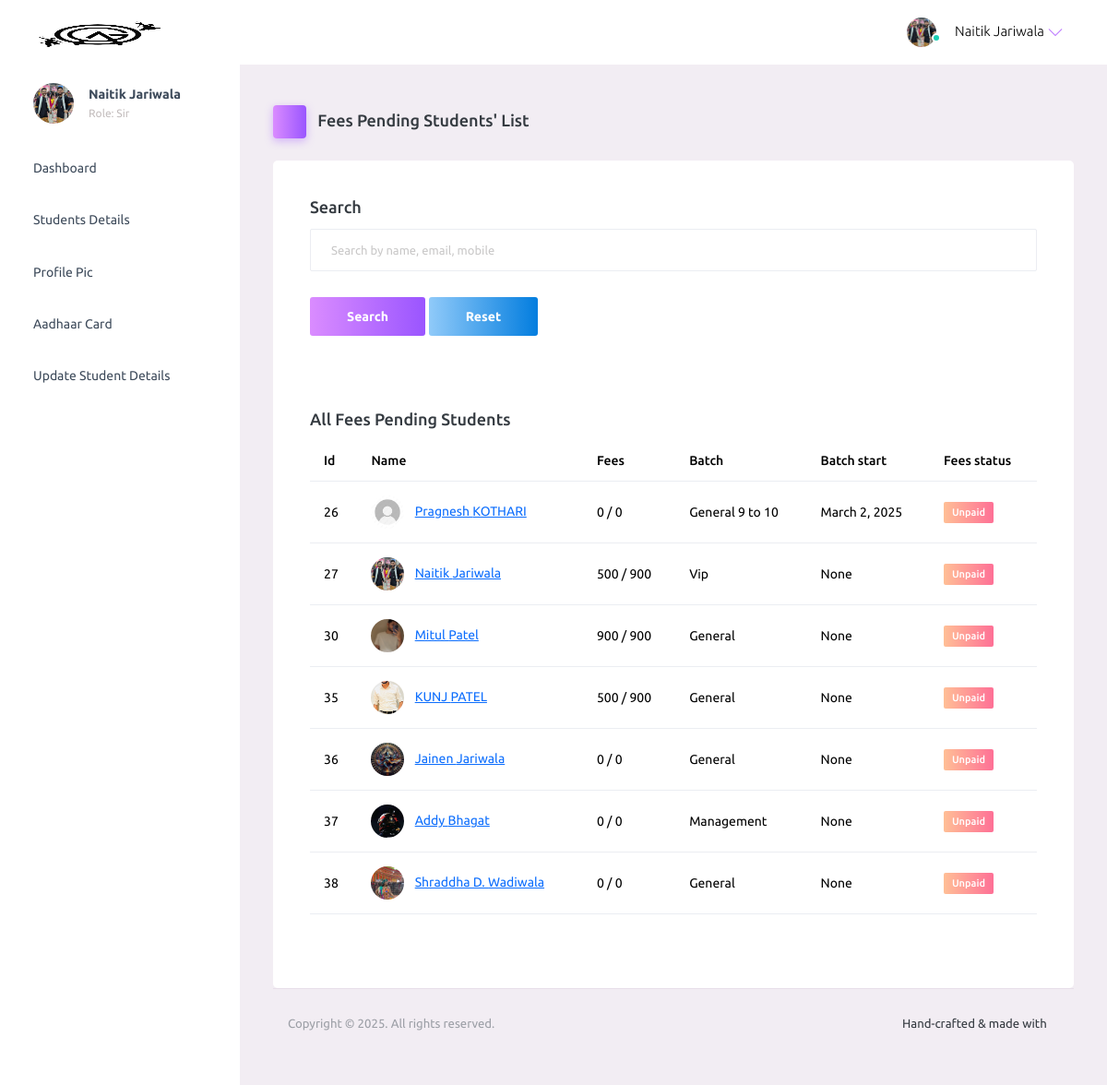
The page /mentor/fees_unpaid_list/ (signed in) on the database its author committed.
### student/models.py (models this page shows, shortened)
class Student(models.Model):
    doc_choice = (
        ('Owner','Owner'),
        ('Sir','Sir'),
        ('Student','Student'),
    )
    first_name = models.CharField(max_length=30)
    last_name = models.CharField(max_length=30)
    birth_date = models.DateField(blank=True, null=True)
    email = models.EmailField(unique=True)
    mobile = models.CharField(max_length=10)
    parent_mobile = models.CharField(max_length=10)
    role = models.CharField(max_length=10, choices=doc_choice, default='Student')
    address = models.TextField()
    password = models.CharField(max_length=30)
    password_reset = models.BooleanField(default=False)
    verified = models.BooleanField(default=False)
    aadhar = models.CharField(max_length=12)
    aadhar_verified = models.BooleanField(default=False)
    aadhar_verified_by = models.CharField(max_length=30,blank=True,null=True)
    profile_qr = models.FileField(upload_to='profile_qr/',default='default/qr.png')
    profile_image = models.FileField(upload_to='profile/', default='default/profile.jpg')
    profile_image_verified = models.BooleanField(default=False)
    fees_amount = models.IntegerField(default=0)
    fees_paid = models.IntegerField(default=0)
    fees_status = models.BooleanField(default=False)
    fees_marker = models.CharField(max_length=30,blank=True,null=True)
    batch_name = models.CharField(max_length=30, blank=True, null=True, default='General')
    batch_start_date = models.DateField(blank=True, null=True)
    batch_end_date = models.DateField(blank=True, null=True)
    created_at = models.DateTimeField(auto_now_add=True)

### mentor/views.py (the view, shortened to what this page needs)
# urls.py: path('fees_unpaid_list/', views.fees_unpaid_list, name='fees_unpaid_list'),
def fees_unpaid_list(request):
    try:
        student = Student.objects.get(email=request.session['email'])
        if student.role == 'Student':
            return render(request, 'login.html', {'msg': 'You are not authorized to access this page'})
        students = Student.objects.filter(fees_status=False)
        return render(request, 'fees_unpaid_list.html', {'students': students, 'student': student})
    except:
        return render(request, 'login.html')

### mentor/templates/fees_unpaid_list.html (shortened to what this page needs)
{% extends 'header.html' %}
{% load static %}
{% block content %}
<div class="main-panel">
  <div class="content-wrapper">
    <div class="page-header">
      <h3 class="page-title">
        <span class="page-title-icon bg-gradient-primary text-white me-2">
          <i class="mdi mdi-home"></i>
        </span> Fees Pending Students' List
      </h3>
    </div>
    <div class="row">
      <div class="col-12 grid-margin">
        <div class="card">
          <div class="card-body">
            <h4 class="card-title">Search</h4>
            <form method="POST" action="{% url 'fees_unpaid_list' %}">
              <div class="form-group">
                <input type="text" class="form-control" id="search" name="search" placeholder="Search by name, email, mobile">
              </div>
              <button type="submit" class="btn btn-gradient-primary mr-2">Search</button>
              <a href="{% url 'fees_unpaid_list' %}" class="btn btn-gradient-info">Reset</a>
            </form>
          </div>
    <div class="row">
      <div class="col-12 grid-margin">
        <div class="card">
          <div class="card-body">
            {% if msg %}
            <h4 class="card-title">{{msg}}</h4>
            <h4 class="card-title">Total "<span style="color: rgb(78, 133, 216);">{{students.count}}</span>" results found</h4>
            {% else %}
            <h4 class="card-title">All Fees Pending Students</h4>
            {% endif %}
            <div class="table-responsive">
              <table class="table">
                <thead>
                  <tr>
                    <th> Id </th>
                    <th> Name </th>
                    <th> Fees </th>
                    <th> Batch </th>
                    <th> Batch start </th>
                    <th> Fees status </th>
                  </tr>
                </thead>
                <tbody>
                  {% for one in students %}
                  <tr>
                    <td>{{one.id}}</td>
                    <td>
                      <img src="{{one.profile_image.url}}" style="object-fit: cover;" class="me-2" alt="image"> <a href="{% url 'update_fees_details' one.id %}">{{one.first_name}} {{one.last_name}}</a>
                    </td>
                    <td> {{one.fees_paid}} / {{one.fees_amount}} </td>
                    <td> {{one.batch_name}} </td>
                    <td>{{one.batch_start_date}}</td>
                    <td>
                      {% if one.fees_status %}
                      <label class="badge badge-gradient-success">Paid</label>
                      {% else %}
                      <label class="badge badge-gradient-danger">Unpaid</label>
                      {% endif %}
                    </td>
                  </tr>
                  {% endfor %}
                </tbody>
              </table>
            </div>
          </div>
        </div>
      </div>
    </div>
  </div>
  <footer class="footer">
    <div class="d-sm-flex justify-content-center justify-content-sm-between">
      <span class="text-muted text-center text-sm-left d-block d-sm-inline-block">Copyright © 2025. All rights reserved.</span>
      <span class="float-none float-sm-right d-block mt-1 mt-sm-0 text-center">Hand-crafted & made with <i class="mdi mdi-heart text-danger"></i></span>
    </div>
  </footer>
</div>
{% endblock %}

### mentor/templates/header.html (shortened to what this page needs)
{% load static %}
<!DOCTYPE html>
<html lang="en">
  <head>
    <link rel="stylesheet" href="{% static 'assets/vendors/mdi/css/materialdesignicons.min.css' %}">
    <link rel="stylesheet" href="{% static 'assets/vendors/ti-icons/css/themify-icons.css' %}">
    <link rel="stylesheet" href="{% static 'assets/vendors/css/vendor.bundle.base.css' %}">
    <link rel="stylesheet" href="{% static 'assets/vendors/font-awesome/css/font-awesome.min.css' %}">
    <link rel="stylesheet" href="{% static 'assets/vendors/font-awesome/css/font-awesome.min.css' %}" />
    <link rel="stylesheet" href="{% static 'assets/vendors/bootstrap-datepicker/bootstrap-datepicker.min.css' %}">
    <link rel="stylesheet" href="{% static 'assets/css/style.css' %}">
  </head>
  <body>
    {% if student.role == "Sir" or student.role == "Owner" %}
    <div class="container-scroller">
      <nav class="navbar default-layout-navbar col-lg-12 col-12 p-0 fixed-top d-flex flex-row">
        <div class="text-center navbar-brand-wrapper d-flex align-items-center justify-content-center" style="object-fit: cover; overflow: hidden; ">
          <a class="navbar-brand brand-logo" href="{% url 'mentor-index' %}"><img src="{% static 'assets/images/logo.png' %}" alt="logo"  /></a>
        </div>
        <div class="navbar-menu-wrapper d-flex align-items-stretch">
          <button class="navbar-toggler navbar-toggler align-self-center" type="button" data-toggle="minimize">
            <span class="mdi mdi-menu"></span>
          </button>
          <ul class="navbar-nav navbar-nav-right">
            <li class="nav-item nav-profile dropdown">
              <a class="nav-link dropdown-toggle" id="profileDropdown" href="#" data-bs-toggle="dropdown" aria-expanded="false">
                <div class="nav-profile-img">
                  <img src="{{student.profile_image.url}}" style="object-fit: cover;" alt="image">
                  <span class="availability-status online"></span>
                </div>
                <div class="nav-profile-text">
                  <p class="mb-1 text-black">{{student.first_name}} {{student.last_name}}</p>
                </div>
              </a>
            </li>
          </ul>
        </div>
      </nav>
      <div class="container-fluid page-body-wrapper">
        <nav class="sidebar sidebar-offcanvas" id="sidebar">
          <ul class="nav">
            <li class="nav-item nav-profile">
              <a href="#" class="nav-link">
                <div class="nav-profile-image">
                  <img src="{{student.profile_image.url}}" style="object-fit: cover;" alt="profile" />
                </div>
                <div class="nav-profile-text d-flex flex-column">
                  <span class="font-weight-bold mb-2">{{student.first_name}} {{student.last_name}}</span>
                  <span class="text-secondary text-small">Role: {{student.role}}</span>
                </div>
                <i class="mdi mdi-bookmark-check text-success nav-profile-badge"></i>
              </a>
            </li>
            <li class="nav-item">
              <a class="nav-link" href="{% url 'mentor-index' %}">
                <span class="menu-title">Dashboard</span>
                <i class="mdi mdi-home menu-icon"></i>
              </a>
            </li>
            <li class="nav-item">
              <a class="nav-link" data-bs-toggle="collapse" href="#ui-basic" aria-expanded="false" aria-controls="ui-basic">
                <span class="menu-title">Students Details</span>
                <i class="menu-arrow"></i>
                <i class="mdi mdi-contacts menu-icon"></i>
              </a>
            </li>
            <li class="nav-item">
              <a class="nav-link" data-bs-toggle="collapse" href="#icons" aria-expanded="false" aria-controls="icons">
                <span class="menu-title">Profile Pic</span>
                <i class="mdi mdi-contacts menu-icon"></i>
              </a>
            </li>
            <li class="nav-item">
              <a class="nav-link" data-bs-toggle="collapse" href="#forms" aria-expanded="false" aria-controls="forms">
                <span class="menu-title">Aadhaar Card</span>
                <i class="mdi mdi-format-list-bulleted menu-icon"></i>
              </a>
            </li>
            <li class="nav-item">
              <a class="nav-link" data-bs-toggle="collapse" href="#charts" aria-expanded="false" aria-controls="charts">
                <span class="menu-title">Update Student Details</span>
                <i class="mdi mdi-chart-bar menu-icon"></i>
              </a>
            </li>
          </ul>
        </nav>
        {% block content %}
        {% endblock %}
      </div>
    </div>
    {% endif %}
  </body>
</html>

### rows shown on the page
Student: profile_image (picture), first_name "Naitik", last_name "Jariwala", role "Sir", id "27", fees_paid "500", fees_amount "900", batch_name "Vip", batch_start_date "None", fees_status "Unpaid"
Student: id "26", profile_image (placeholder picture), first_name "Pragnesh", last_name "KOTHARI", fees_paid "0", fees_amount "0", batch_name "General 9 to 10", batch_start_date "March 2, 2025", fees_status "Unpaid"
Student: id "30", profile_image (picture), first_name "Mitul", last_name "Patel", fees_paid "900", fees_amount "900", batch_name "General", batch_start_date "None", fees_status "Unpaid"
Student: id "35", profile_image (picture), first_name "KUNJ", last_name "PATEL", fees_paid "500", fees_amount "900", batch_name "General", batch_start_date "None", fees_status "Unpaid"
Student: id "36", profile_image (picture), first_name "Jainen", last_name "Jariwala", fees_paid "0", fees_amount "0", batch_name "General", batch_start_date "None", fees_status "Unpaid"
Student: id "37", profile_image (picture), first_name "Addy", last_name "Bhagat", fees_paid "0", fees_amount "0", batch_name "Management", batch_start_date "None", fees_status "Unpaid"
Student: id "38", profile_image (picture), first_name "Shraddha D.", last_name "Wadiwala", fees_paid "0", fees_amount "0", batch_name "General", batch_start_date "None", fees_status "Unpaid"
